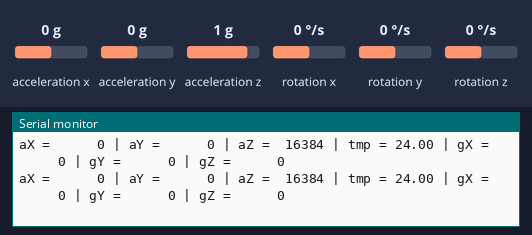
This program was run on a simulated ESP32. Shown: the last lines printed to the serial monitor. Wiring (inferred from the names in the program): MPU-6050 motion sensor at I2C address 0x68. The inputs (shaded band) are chosen by the test bench; at power-on: acceleration x 0 g, acceleration y 0 g, acceleration z 1 g, rotation x 0 °/s, rotation y 0 °/s, rotation z 0 °/s.

Above: at 2.1 s.
2.2 s: acceleration x set to -1.4 g
At 2.54 s:
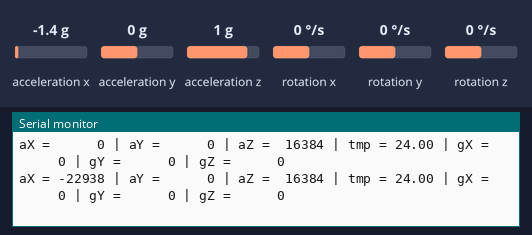
4.4 s: acceleration y set to -1.4 g
At 4.89 s:
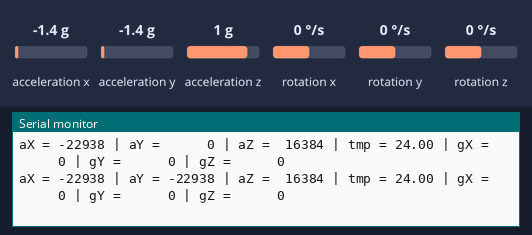
6.8 s: acceleration z set to -1.4 g
At 7.24 s:
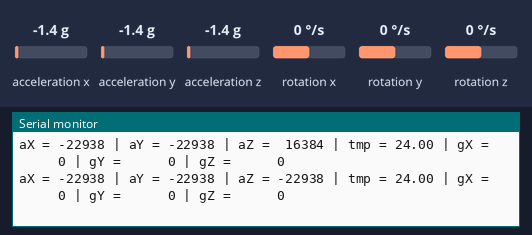
9.1 s: rotation x set to -192 °/s
At 9.59 s:
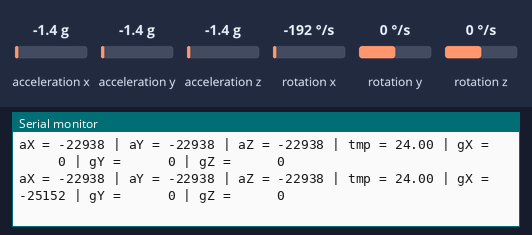
11.5 s: rotation y set to -192 °/s
At 11.95 s:
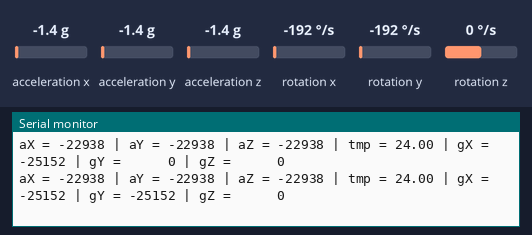
13.8 s: rotation z set to -192 °/s
At 14.3 s:
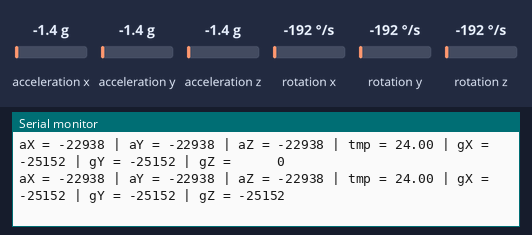

The program:

main.cpp
```cpp
#include <Arduino.h>
#include <Wire.h>

const int MPU_ADDR = 0x68;

int16_t accelerometer_x, accelerometer_y, accelerometer_z; // variables for accelerometer raw data
int16_t gyro_x, gyro_y, gyro_z; // variables for gyro raw data
int16_t temperature; // variables for temperature data
// Use long integers for accumulators to prevent overflow
long axBias = 0;
long ayBias = 0;
long azBias = 0;

void calibration() {
  Serial.println("Calibrating IMU... Keep sensor flat and completely still!");

  for(int i = 0; i < 300; i++) {
    // 1. Point to the starting register
    Wire.beginTransmission(MPU_ADDR);
    Wire.write(0x3B);
    Wire.endTransmission(false);

    // 2. Request the 6 bytes for X, Y, and Z accelerometer data
    Wire.requestFrom((uint8_t)MPU_ADDR, (size_t)6, true);

    // 3. Read and accumulate the data
    axBias += (Wire.read() << 8 | Wire.read());
    ayBias += (Wire.read() << 8 | Wire.read());
    azBias += (Wire.read() << 8 | Wire.read());

    // 4. Give the sensor a tiny break to update its internal registers
    delay(2);
  }

  // Calculate the average
  axBias /= 300;
  ayBias /= 300;
  azBias /= 300;

  // Account for 1g of gravity on the Z-axis!
  // At the default +/- 2g sensitivity, 1g = 16384
  azBias -= 16384;

  Serial.println("Calibration complete!");
}

void setup() {
  Serial.begin(9600);
  Wire.begin();

  // --- WAKE UP SEQUENCE ---
  Wire.beginTransmission(MPU_ADDR);
  Wire.write(0x6B); // PWR_MGMT_1 register
  Wire.write(0);    // set to zero (wakes up the MPU-6050)
  Wire.endTransmission(true); // Data is sent here! The sensor is now awake.

  delay(100); // Give it a brief moment to stabilize

  // --- CALIBRATE ---
  calibration();
}
char tmp_str[7]; // temporary variable used in convert function

char* convert_int16_to_str(int16_t i) { // converts int16 to string. Moreover, resulting strings will have the same length in the debug monitor.
  sprintf(tmp_str, "%6d", i);
  return tmp_str;
}

void loop() {
  Wire.beginTransmission(MPU_ADDR);
  Wire.write(0x3B); // starting with register 0x3B (ACCEL_XOUT_H) [MPU-6000 and MPU-6050 Register Map and Descriptions Revision 4.2, p.40]
  Wire.endTransmission(false); // the parameter indicates that the Arduino will send a restart. As a result, the connection is kept active.
  Wire.requestFrom((uint8_t)MPU_ADDR, (size_t)14, true); // request a total of 7*2=14 registers

  // "Wire.read()<<8 | Wire.read();" means two registers are read and stored in the same variable
  accelerometer_x = Wire.read()<<8 | Wire.read(); // reading registers: 0x3B (ACCEL_XOUT_H) and 0x3C (ACCEL_XOUT_L)
  accelerometer_y = Wire.read()<<8 | Wire.read(); // reading registers: 0x3D (ACCEL_YOUT_H) and 0x3E (ACCEL_YOUT_L)
  accelerometer_z = Wire.read()<<8 | Wire.read(); // reading registers: 0x3F (ACCEL_ZOUT_H) and 0x40 (ACCEL_ZOUT_L)
  temperature = Wire.read()<<8 | Wire.read(); // reading registers: 0x41 (TEMP_OUT_H) and 0x42 (TEMP_OUT_L)
  gyro_x = Wire.read()<<8 | Wire.read(); // reading registers: 0x43 (GYRO_XOUT_H) and 0x44 (GYRO_XOUT_L)
  gyro_y = Wire.read()<<8 | Wire.read(); // reading registers: 0x45 (GYRO_YOUT_H) and 0x46 (GYRO_YOUT_L)
  gyro_z = Wire.read()<<8 | Wire.read(); // reading registers: 0x47 (GYRO_ZOUT_H) and 0x48 (GYRO_ZOUT_L)


  // print out data

  Serial.print("aX = "); Serial.print(convert_int16_to_str(accelerometer_x - axBias));
  Serial.print(" | aY = "); Serial.print(convert_int16_to_str(accelerometer_y - ayBias));
  Serial.print(" | aZ = "); Serial.print(convert_int16_to_str(accelerometer_z - azBias));

  //Serial.print("aX = "); Serial.print(axBias);
  //Serial.print(" | aY = "); Serial.print(ayBias);
  //Serial.print(" | aZ = "); Serial.print(azBias);

  // the following equation was taken from the documentation [MPU-6000/MPU-6050 Register Map and Description, p.30]
  Serial.print(" | tmp = "); Serial.print(temperature/340.00+36.53);
  Serial.print(" | gX = "); Serial.print(convert_int16_to_str(gyro_x));
  Serial.print(" | gY = "); Serial.print(convert_int16_to_str(gyro_y));
  Serial.print(" | gZ = "); Serial.print(convert_int16_to_str(gyro_z));
  Serial.println();

  // delay
  delay(300);

}
```

Measured:
- after the input at 2.2 s, the serial monitor: prints a new line after 0.12 s (image 1)
- after the input at 4.4 s, the serial monitor: prints a new line after 0.27 s (image 2)
- after the input at 6.8 s, the serial monitor: prints a new line after 0.22 s (image 3)
- after the input at 9.1 s, the serial monitor: prints a new line after 0.27 s (image 4)
- after the input at 11.5 s, the serial monitor: prints a new line after 0.22 s (image 5)
- after the input at 13.8 s, the serial monitor: prints a new line after 0.27 s (image 6)
